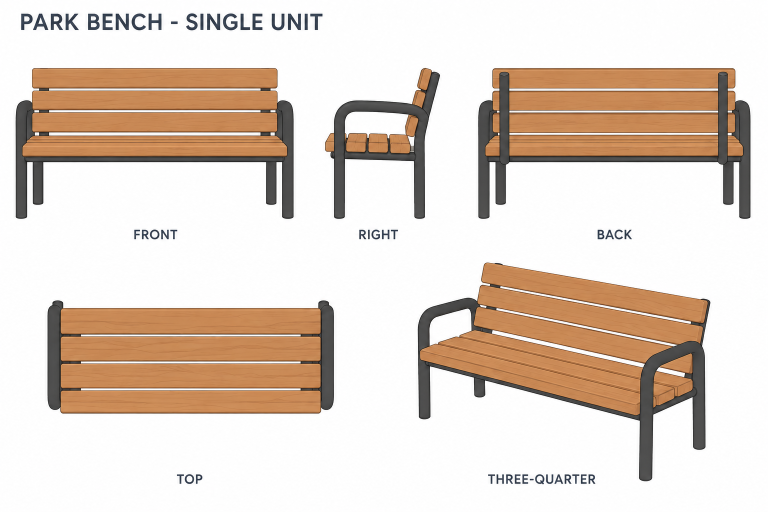
#> input picture assets/asyra-office/models/outdoor-accents/review/01-park-bench-v1.png, 1536 x 1024 px (shown at 1/2 size)
$ python compare_bench_reference.py
#> lines starting #> are read from the running program, lines starting #| are printed output that depends on the picture; after the words box and inside, x2 and y2 are one past the last pixel; in counts of white or black regions, pixels touching at a corner belong together; pictures that were not available may be replaced by others from this repository, and a replacement may not be noted
"""Retain source/candidate visual evidence; uniform alignment is not calibration."""
from pathlib import Path
import json
import numpy as np
from PIL import Image, ImageDraw, ImageFont

ROOT = Path(__file__).resolve().parent
EVIDENCE = ROOT/'bench-v4-evidence'
CROPS = {
    'FRONT':(20,126,598,446), 'RIGHT':(635,125,887,446),
    'BACK':(944,126,1512,446),'TOP':(90,590,685,837),
    'THREE-QUARTER':(825,508,1505,968),
}

def object_box(image):
    a=np.array(image)
    mask=a.min(axis=2)<200
    yy,xx=np.where(mask)
    return (int(xx.min()),int(yy.min()),int(xx.max()+1),int(yy.max()+1))

def main():
    source=Image.open(ROOT/'01-park-bench-v1.png').convert('RGB')
#> source is the input picture: PIL image 1536x1024 RGB; mean R, G, B 225.7, 211.6, 200.2
    records=[]
    font=ImageFont.truetype('/System/Library/Fonts/Supplemental/Arial.ttf',25)
    for name,box in CROPS.items():
        original=source.crop(box)
        if name=='THREE-QUARTER':
            ImageDraw.Draw(original).rectangle((125,435,385,459),fill='white')
        candidate=Image.open(EVIDENCE/(name.lower()+'.png')).convert('RGB')
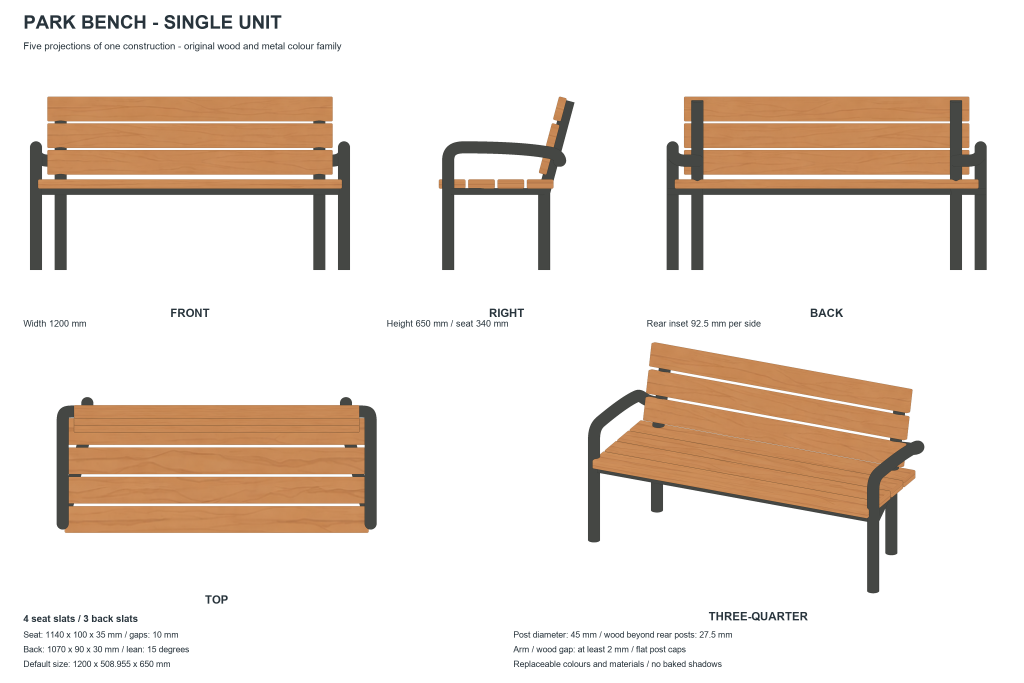
#> input picture assets/asyra-office/models/outdoor-accents/review/01-park-bench-v4.png, 3072 x 2048 px, given in place of front.png, which was not available (shown at 1/3 size)
#> candidate is the input picture: PIL image 3072x2048 RGB; mean R, G, B 235.5, 225.1, 216.5
        a_box,b_box=object_box(original),object_box(candidate)
#> in object_box, `mask=a.min(axis=2)<200`:
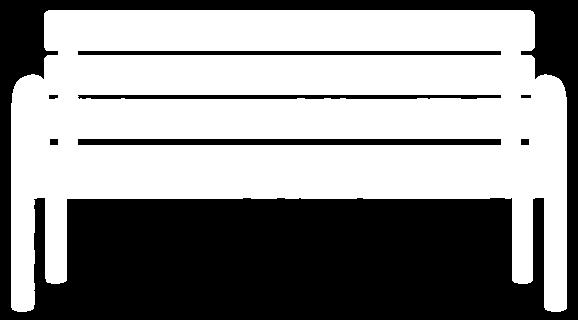
#> mask: shape (320, 578) bool; 55.8% white; 8 black regions, largest, box (x1, y1, x2, y2) and area: (0, 0, 578, 320) 75699, (78, 139, 501, 145) 2538, (78, 51, 501, 55) 1692
#> in object_box (call 2), `mask=a.min(axis=2)<200`:
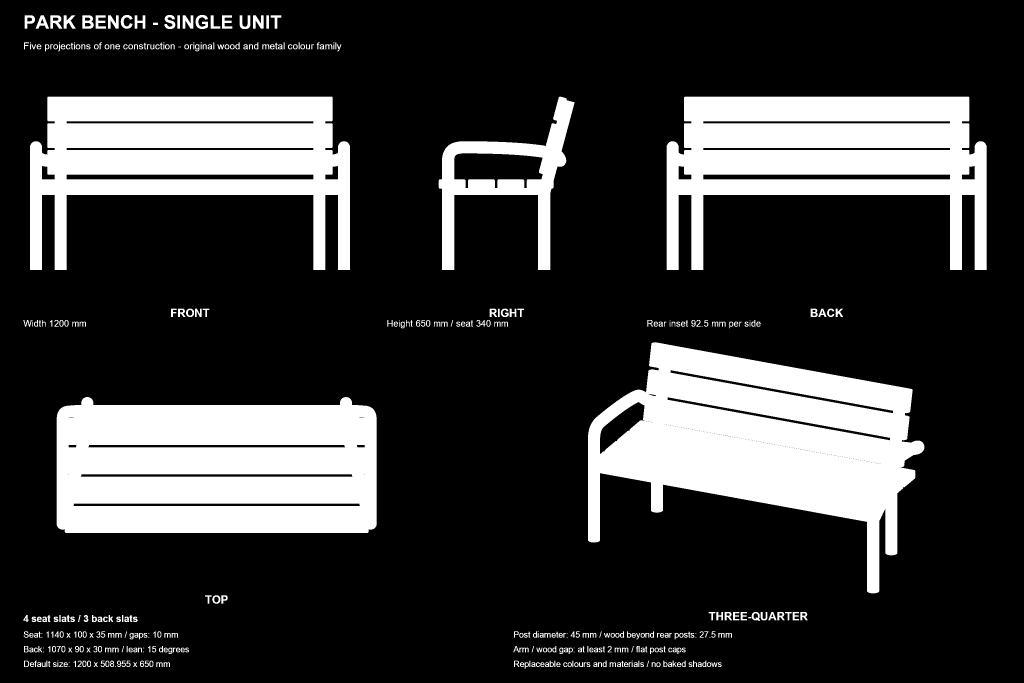
#> mask: shape (2048, 3072) bool (shown at 1/3 size); 22.2% white; 430 white regions (34 under 20 px), largest, box (x1, y1, x2, y2) and area: (1764, 1027, 2773, 1780) 370594, (170, 1191, 1130, 1599) 351314, (90, 290, 1050, 810) 278550
#> a_box = (11, 10, 567, 312); b_box = (70, 45, 2960, 2006)
        a,b=original.crop(a_box),candidate.crop(b_box)
        # One scale per complete image; use common object width and a bottom datum.
        target_width=780
        scale_a=target_width/a.width;scale_b=target_width/b.width
#> after `scale_a = target_width / a.width`: scale_a = 1.4
#> after `scale_b = target_width / b.width`: scale_b = 0.27
        a=a.resize((target_width,round(a.height*scale_a)),Image.Resampling.LANCZOS)
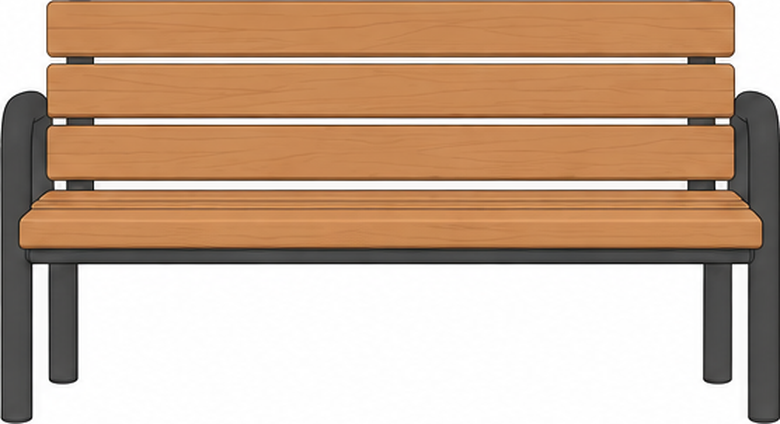
#> a: PIL image 780x424 RGB; mean R, G, B 200, 170.5, 146.7
        b=b.resize((target_width,round(b.height*scale_b)),Image.Resampling.LANCZOS)
#> b: PIL image 780x529 RGB
        h=max(a.height,b.height)+160
#> h = 689
        left=Image.new('RGB',(850,h),'white');right=left.copy()
#> after `left = Image.new('RGB', (850, h), 'white')`: left: PIL image 850x689 RGB; every value is 255
        left.paste(a,(35,h-50-a.height));right.paste(b,(35,h-50-b.height))
#> after `right.paste(b, (35, h - 50 - b.height))`:
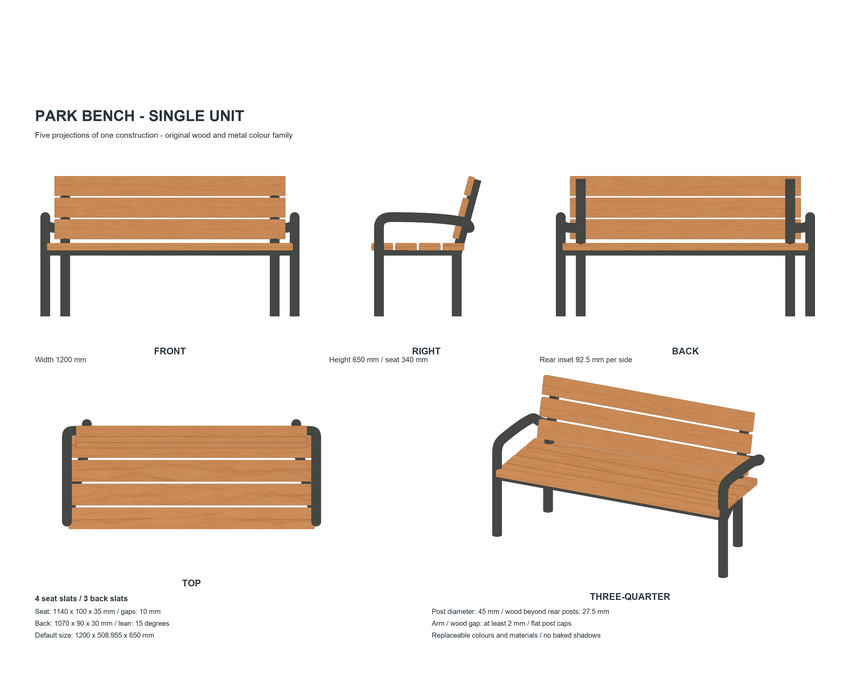
#> right: PIL image 850x689 RGB; mean R, G, B 239.6, 231.5, 224.7
        sheet=Image.new('RGB',(1700,h),'white');sheet.paste(left,(0,0));sheet.paste(right,(850,0))
#> after `sheet = Image.new('RGB', (1700, h), 'white')`: sheet: PIL image 1700x689 RGB; every value is 255
        d=ImageDraw.Draw(sheet);d.text((35,25),name+' - ORIGINAL',font=font,fill='#28343C')
        d.text((885,25),name+' - SHARED GEOMETRY',font=font,fill='#28343C')
        sheet.save(EVIDENCE/(name.lower()+'-comparison.png'))
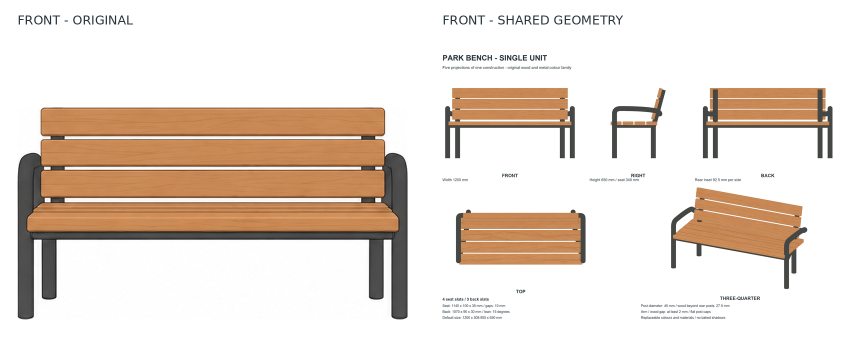
#> saved as front-comparison.png: PIL image 1700x689 RGB (shown at 1/2 size); mean R, G, B 231.2, 218.8, 208.8
        Image.blend(left,right,.5).save(EVIDENCE/(name.lower()+'-overlay.png'))
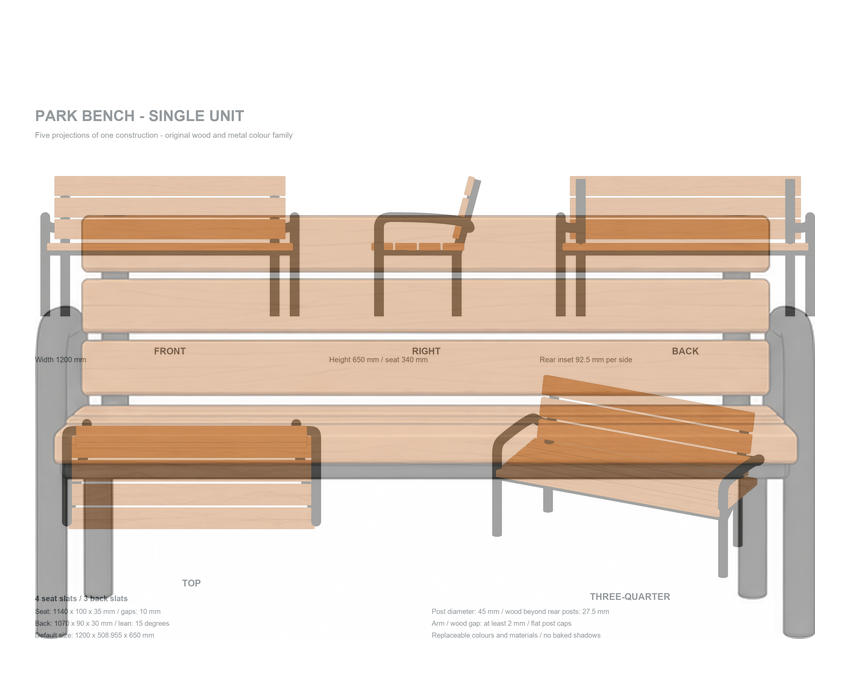
#> saved as front-overlay.png: PIL image 850x689 RGB; mean R, G, B 231.6, 219.2, 209.1
        records.append(dict(view=name,sourceCropPixels=list(box),sourceObjectBox=list(a_box),
            candidateObjectBox=list(b_box),sourceScale=scale_a,candidateScale=scale_b,
            alignedWidthPixels=target_width,alignedHeightDifferencePixels=b.height-a.height,
            method='Uniform width alignment and bottom datum; no camera calibration or geometric acceptance implied'))
#> pass 2 of the loop in main, `for name,box in CROPS.items():`:
#> in main, `original=source.crop(box)`:
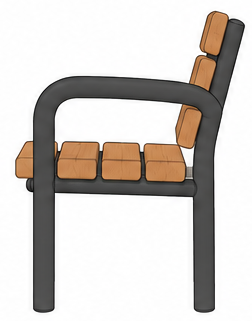
#> original: PIL image 252x321 RGB; mean R, G, B 208.9, 203.6, 199.2
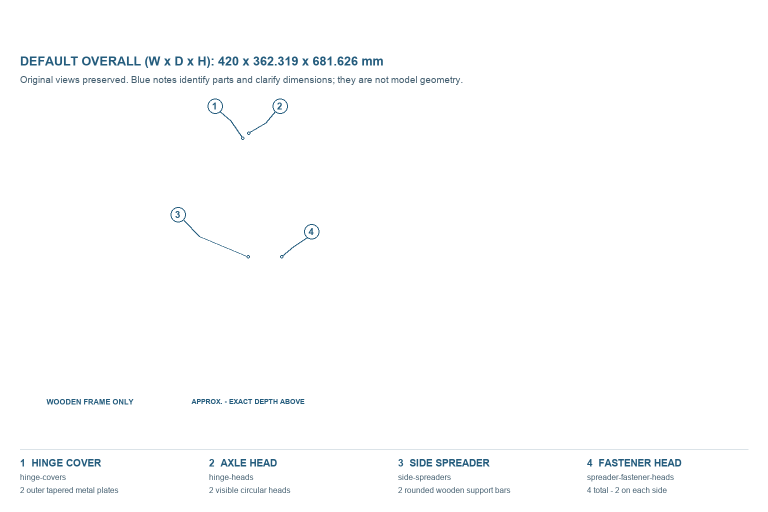
#> input picture assets/asyra-office/models/outdoor-accents/review/02-entry-chalkboard-annotation-layer.png, 1536 x 1024 px, given in place of right.png, which was not available (shown at 1/2 size)
#> candidate: PIL image 1536x1024 RGB
#> mask: shape (321, 252) bool; 30.4% white; 1 white region, box (x1, y1, x2, y2) and area: (15, 11, 245, 313) 24577
#> mask: shape (1024, 1536) bool; 99.9% white; 9 black regions (5 under 20 px), largest, box (x1, y1, x2, y2) and area: (417, 199, 444, 226) 522, (343, 416, 370, 443) 507, (547, 199, 574, 226) 498, (610, 450, 637, 477) 494
#> a_box = (15, 11, 245, 313); b_box = (0, 0, 1536, 1024)
#> right: PIL image 850x1184 RGB
#> sheet: PIL image 1700x1184 RGB; every value is 255
#> in main, `Image.blend(left,right,.5).save(EVIDENCE/(name.lower()+'-overlay.png'))`:
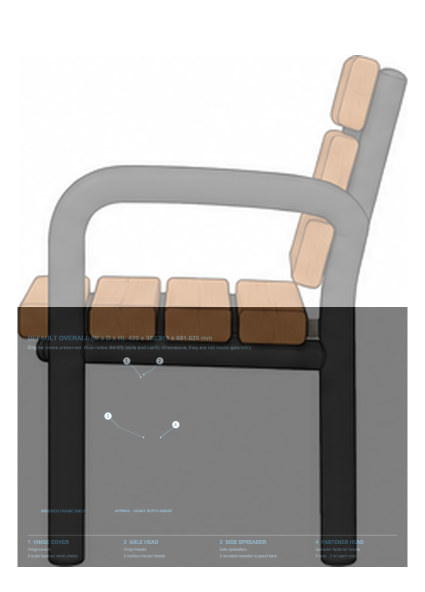
#> saved as right-overlay.png: PIL image 850x1184 RGB (shown at 1/2 size); mean R, G, B 182.5, 180.2, 178.2
    # Review saved pixels at native resolution, then enlarge local connection regions.
    for name,box in {
        'top-rear-return':('top',(70,130,340,410)),
        'right-arm-post':('right',(390,130,670,490)),
        'oblique-seat-frame':('three-quarter',(770,400,1120,720)),
        'back-caps':('back',(50,20,360,260)),
    }.items():
        image=Image.open(EVIDENCE/(box[0]+'.png')).crop(box[1])
        image.resize((image.width*3,image.height*3),Image.Resampling.LANCZOS).save(EVIDENCE/(name+'-detail.png'))
    (EVIDENCE/'comparison.json').write_text(json.dumps(records,indent=2)+'\n')
    print(json.dumps(records,indent=2))

if __name__=='__main__':
#> (the run stopped early here; a loop or call above may not have finished)
